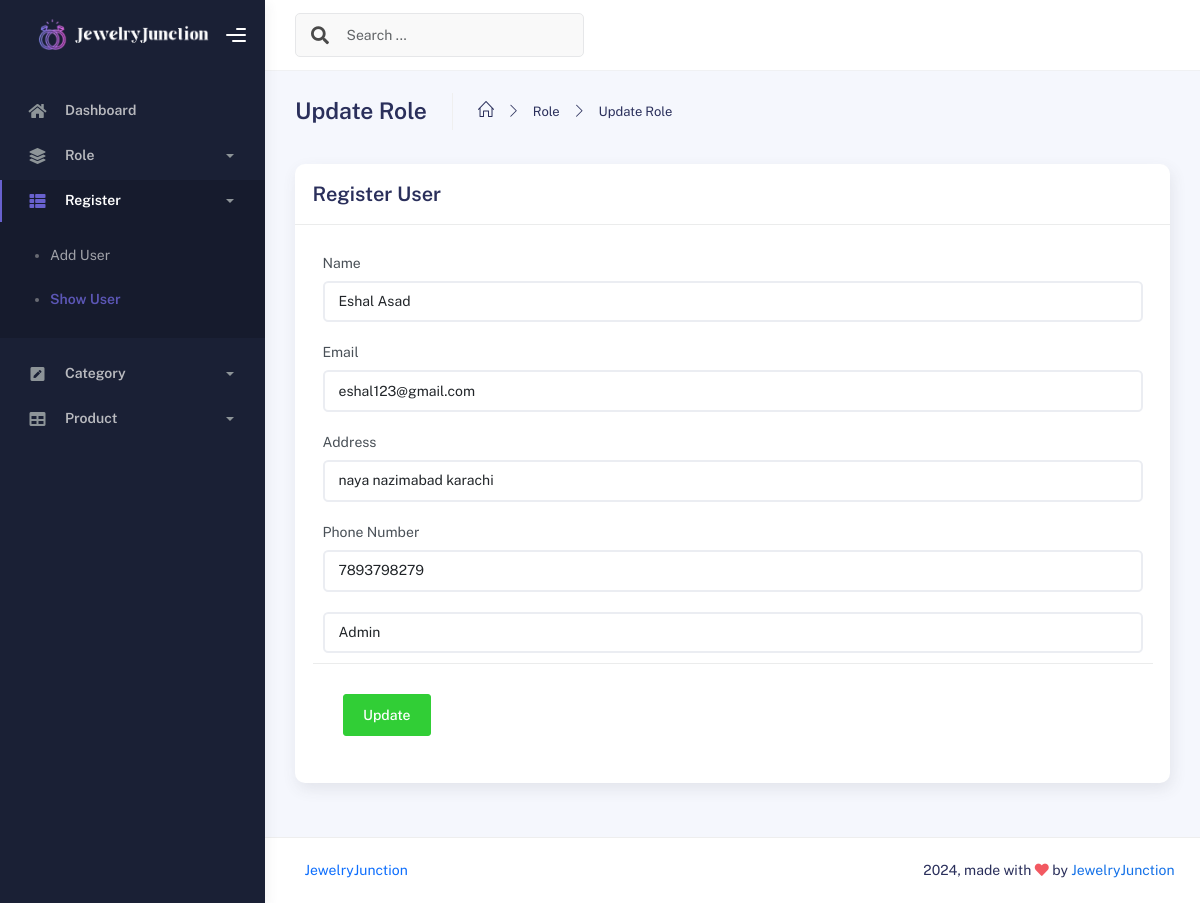
The app's page /admin/editregister.php?id=1 with its own data.
### tables this page shows
CREATE TABLE `register` (
  `user_id` int(100) NOT NULL,
  `Name` varchar(100) NOT NULL,
  `Email` varchar(100) NOT NULL,
  `Address` varchar(100) NOT NULL,
  `Phone Number` varchar(100) NOT NULL,
  `Role_id` int(100) NOT NULL
);

### admin/editregister.php (the view, shortened to what this page needs)
<?php include('header.php')?>
<body>
     <div class="wrapper">
         <div class="sidebar" data-background-color="dark">
             <div class="sidebar-logo">
                 <div class="logo-header" data-background-color="dark">
                     <a href="front.php" class="logo">
                         <img
                             src="../assets/img/logo.png"
                             alt="navbar brand"
                             class="navbar-brand"
                             style="height: 55px; margin-right: 10px; margin-top: 15px;" />
                     </a>
                     <div class="nav-toggle">
                         <button class="btn btn-toggle toggle-sidebar">
                             <i class="gg-menu-right"></i>
                         </button>
                     </div>
                 </div>
             </div>
             <div class="sidebar-wrapper scrollbar scrollbar-inner">
                 <div class="sidebar-content">
                     <ul class="nav nav-secondary">
                         <li class="nav-item">
                             <a
                                 data-bs-toggle="collapse"
                                 href="#dashboard"
                                 class="collapsed"
                                 aria-expanded="false">
                                 <i class="fas fa-home"></i>
                                 <p>Dashboard</p>
                             </a>
                         </li>
                         <li class="nav-item">
                             <a data-bs-toggle="collapse" href="#base">
                                 <i class="fas fa-layer-group"></i>
                                 <p>Role</p>
                                 <span class="caret"></span>
                             </a>
                         </li>
                         <li class="nav-item active submenu">
                             <a data-bs-toggle="collapse" href="#sidebarLayouts">
                                 <i class="fas fa-th-list"></i>
                                 <p>Register</p>
                                 <span class="caret"></span>
                             </a>
                             <div class="collapse show" id="sidebarLayouts">
                                 <ul class="nav nav-collapse">
                                     <li>
                                         <a href="addregister.php">
                                             <span class="sub-item">Add User</span>
                                         </a>
                                     </li>
                                     <li class="active">
                                         <a href="showregister.php">
                                             <span class="sub-item">Show User</span>
                                         </a>
                                     </li>
                                 </ul>
                             </div>
                         </li>
                         <li class="nav-item">
                             <a data-bs-toggle="collapse" href="#forms">
                                 <i class="fas fa-pen-square"></i>
                                 <p>Category</p>
                                 <span class="caret"></span>
                             </a>
                         </li>
                         <li class="nav-item">
                             <a data-bs-toggle="collapse" href="#tables">
                                 <i class="fas fa-table"></i>
                                 <p>Product</p>
                                 <span class="caret"></span>
                             </a>
                         </li>
                     </ul>
                 </div>
             </div>
         </div>
         <div class="main-panel">
             <div class="main-header">
                 <nav
                     class="navbar navbar-header navbar-header-transparent navbar-expand-lg border-bottom">
                     <div class="container-fluid">
                         <nav
                             class="navbar navbar-header-left navbar-expand-lg navbar-form nav-search p-0 d-none d-lg-flex">
                             <div class="input-group">
                                 <div class="input-group-prepend">
                                     <button type="submit" class="btn btn-search pe-1">
                                         <i class="fa fa-search search-icon"></i>
                                     </button>
                                 </div>
                                 <input
                                     type="text"
                                     placeholder="Search ..."
                                     class="form-control" />
                             </div>
                         </nav>
                     </div>
                 </nav>
             </div>
             <div class="container">
                 <div class="page-inner">
                     <div class="page-header">
                         <h3 class="fw-bold mb-3">Update Role</h3>
                         <ul class="breadcrumbs mb-3">
                             <li class="nav-home">
                                 <a href="#">
                                     <i class="icon-home"></i>
                                 </a>
                             </li>
                             <li class="separator">
                                 <i class="icon-arrow-right"></i>
                             </li>
                             <li class="nav-item">
                                 <a href="#">Role</a>
                             </li>
                             <li class="separator">
                                 <i class="icon-arrow-right"></i>
                             </li>
                             <li class="nav-item">
                                 <a href="#">Update Role</a>
                             </li>
                         </ul>
                     </div>
                     <?php
include('../config/db.php');
$id = $_GET['id'];
$select = "select * from register where user_id = '$id'";
$result = mysqli_query($conn, $select);
while($row = mysqli_fetch_array($result)){
?>
                    <form method="post" action="#">
                        <div class="row">
                            <div class="col-md-12">
                                <div class="card">
                                    <div class="card-header">
                                        <div class="card-title">Register User</div>
                                    </div>
                                    <div class="card-body">
                                        <div class="row">
                                            <div class="col-md-12 col-lg-12">
                                                <div class="form-group">
                                                    <label for="name">Name</label>
                                                    <input
                                                        type="text"
                                                        class="form-control"
                                                        id="name"
                                                        name="userName"
                                                        placeholder="Enter Name"
                                                        value = "<?php  echo $row['Name']?>"
                                                        required />
                                                </div>
                                                <div class="form-group">
                                                    <label for="name">Email</label>
                                                    <input
                                                        type="email"
                                                        class="form-control"
                                                        id="email"
                                                        name="email"
                                                        placeholder="Enter Email"
                                                        value = "<?php  echo $row['Email']?>"
                                                        required />
                                                </div>
                                                <div class="form-group">
                                                    <label for="name">Address</label>
                                                    <input
                                                        type="text"
                                                        class="form-control"
                                                        id="address"
                                                        name="address"
                                                        placeholder="Enter Address"
                                                        value = "<?php  echo $row['Address']?>"
                                                        required />
                                                </div>
                                                <div class="form-group">
                                                    <label for="name">Phone Number</label>
                                                    <input
                                                        type="number"
                                                        class="form-control"
                                                        id="number"
                                                        name="number"
                                                        placeholder="Enter Phone Number"
                                                        value = "<?php  echo $row['Phone Number']?>"
                                                        required />
                                                </div>
                                                <div class="form-group">
                                                <select name="role" id="role" class="form-control">
                                                        <?php
                                                        include('../config/db.php');
                                                        $sql = "SELECT * FROM roles";
                                                        $result = mysqli_query($conn, $sql);
                                                        while ($row =  mysqli_fetch_array($result)) {
                                                        ?>
                                                            <option value="<?php echo $row['id'] ?>"><?php echo $row['role_name'] ?></option>
                                                        <?php } ?>
                                                    </select>
                                                </div>
                                                <?php  }?>
                                                <div class="card-action">
                                                    <button class="btn btn-success" name="update">Update</button>
                                                </div>
                                            </div>
                                        </div>
                                    </div>
                                </div>
                            </div>
                        </div>
                    </form>
                 </div>
             </div>
             <footer class="footer">
                 <div class="container-fluid d-flex justify-content-between">
                     <nav class="pull-left">
                         <ul class="nav">
                             <li class="nav-item">
                                 <a class="nav-link" href="http://www.themekita.com">
                                     JewelryJunction
                                 </a>
                             </li>
                         </ul>
                     </nav>
                     <div class="copyright">
                         2024, made with <i class="fa fa-heart heart text-danger"></i> by
                         <a href="http://www.themekita.com">JewelryJunction</a>
                     </div>
                 </div>
    </footer>
         </div>
 </body>
 </html>

### records on screen
register: userName "Eshal Asad", email "eshal123@gmail.com", address "naya nazimabad karachi", number "7893798279"

### other values on screen
form field role "Admin"
